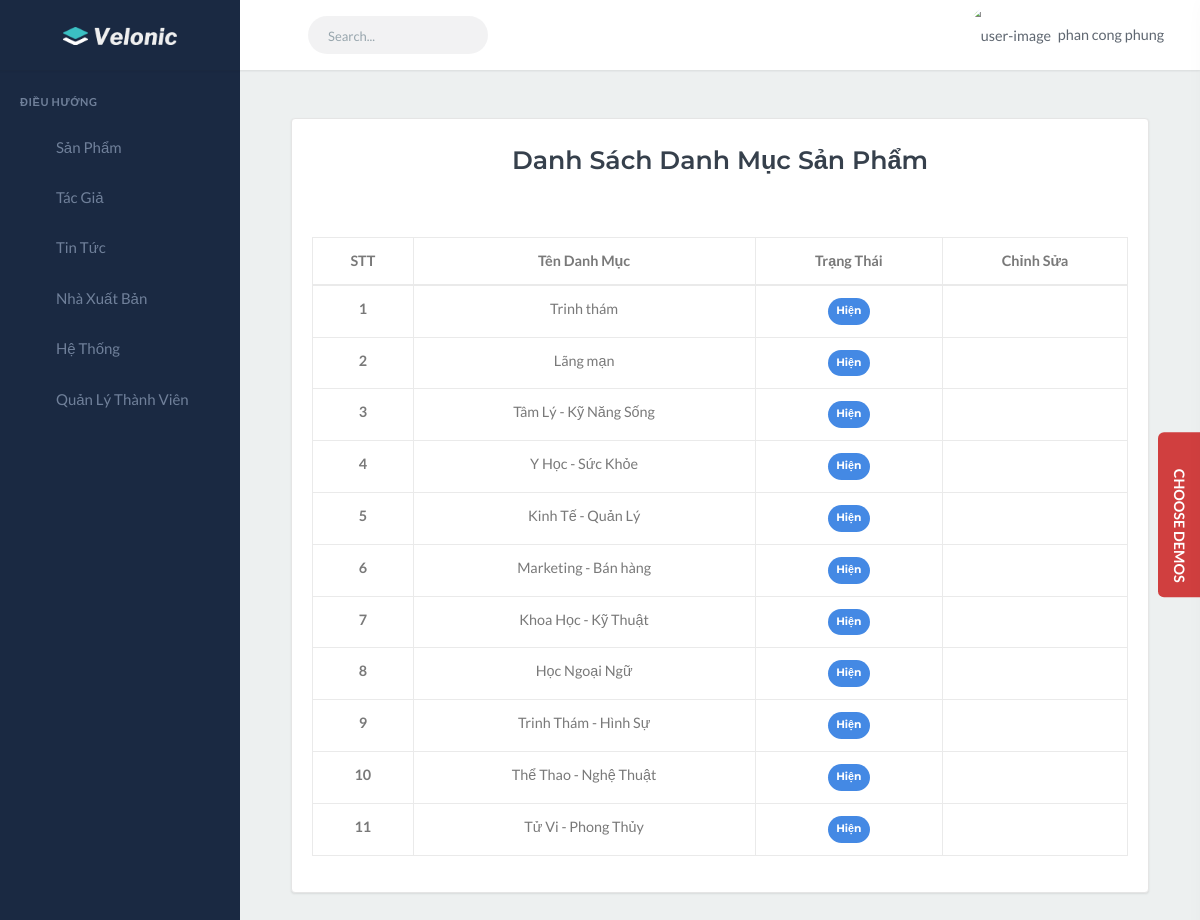
Screenshot of /?action=admin-productCategory (signed in) with the database file from the repository.
### tables this page shows
CREATE TABLE `product_category` (
  `id` int(9) NOT NULL,
  `name` varchar(255) NOT NULL,
  `status` tinyint(1) NOT NULL,
  `featured` int(1) DEFAULT NULL,
  `created_at` datetime NOT NULL,
  `updated_at` datetime NOT NULL
);

### views/admin/AdminView.php (called while the page is built, shortened)
<?php
class AdminView
{
    public function productCategoryList()
    {
        require_once("templates/admin/productCategory/index.php");
    }
}

### controllers/AdminController.php (called while the page is built, shortened)
<?php
class AdminController
{
    public function productCategoryList()
    {
        require_once('views/admin/AdminView.php');
        $loginView = new AdminView();
        $loginView->productCategoryList();
    }
}

### models/admin/ProductCategoryModel.php (called while the page is built, shortened)
<?php
 function getAllProductCategory(){
    $conn = mysqli_connect('localhost', 'root', '', 'qlbansach');
    mysqli_set_charset($conn,"utf8");
    $result = $conn->query("SELECT * FROM product_category");
    $productCategorys = array();
    if ($result->num_rows > 0) {
        while ($productCategory = mysqli_fetch_assoc($result)) {
            $productCategorys[] = $productCategory ;
        };
    }
    return $productCategorys;
}

### templates/admin/productCategory/index.php (the view, shortened to what this page needs)
<?php include('templates/admin/layouts/header.php'); ?>
<?php include 'models/admin/ProductCategoryModel.php';  ?>
<div class="content-page">
    <div class="content">
        <div class="row">
            <div class="col-12 mx-auto p-5">
                <div class="card">
                    <div class="card-title text-center p-3 mx-auto">
                        <h3 class="font-weight-bold">Danh Sách Danh Mục Sản Phẩm</h3>
                    </div>
                    <div class="card-body">
                        <table class="table table-bordered">
                            <thead>
                                <tr>
                                    <th scope="col" class="text-center">STT</th>
                                    <th scope="col" class="text-center">Tên Danh Mục</th>
                                    <th scope="col" class="text-center">Trạng Thái</th>
                                    <th scope="col" class="text-center">Chỉnh Sửa</th>
                                </tr>
                            </thead>
                            <tbody>
                                <?php
                                $num = 1;
                                $results = getAllProductCategory();
                                foreach ($results as $result) :
                                ?>
                                <tr>
                                    <th scope="row" class="text-center"><?= $num++ ?></th>
                                    <td class="text-center"><?= $result['name'] ?></td>
                                    <th scope="row" class="text-center">
                                        <?php
                                                if ($result['status'] == 1) {
                                                    echo '<span class="badge badge-success badge-pill p-2"> Hiện </span>';
                                                } else {
                                                    echo '<span class="badge badge-secondary badge-pill p-2"> Ẩn </span>';
                                                }
                                                ?>
                                    </th>
                                    <td class="text-center">
                                        <a href="?action=admin-edit-productCategory&PCed=<?= $result['id'] ?>"><i
                                                class="fa fa-edit" aria-hidden="true"></i></a>
                                        <a onclick="return confirm('Bạn có muốn xóa?')"
                                            href="templates/admin/productCategory/deleteProductCategory.php?PCid=<?= $result['id'] ?>"><i
                                                class="fa fa-trash" aria-hidden="true"></i></a>
                                    </td>
                                </tr>
                                <?php endforeach; ?>
                            </tbody>
                        </table>
                    </div>
                </div>
            </div>
        </div>
    </div>
</div>
<?php include('templates/admin/layouts/footer.php'); ?>

### index.php (shortened to what this page needs)
<?php
$action = isset($_GET['action']) ? $_GET['action'] : "";
require_once 'controllers/AdminController.php';
$homeController = new HomeController;
$adminController = new AdminController;
if ($action == 'home') {
    $homeController->index();
} else if ($action == 'blogs') {
    $homeController->blogs();
} else if ($action == 'products') {
    $homeController->products();
} else if ($action == 'contact') {
    $homeController->contact();
} else if (strstr($action, 'productId')) {
    $id = explode('-', strstr($action, 'productId'));
    $homeController->productId($id[1]);
} else if ($action == 'addToCart') {
    $homeController->addToCart();
} else if ($action == 'cart') {
    $homeController->cart();
} else if ($action == 'order') {
    $homeController->order();
} else if (strstr($action, 'deleteCartId')) {
    $id = explode('-', strstr($action, 'deleteCartId'));
    $homeController->deleteCart($id[1]);
}
else if ($action == 'login') {
    $adminController->login();
} else if ($action == 'logout') {
    $adminController->logout();
} else if ($action == 'dashboard') {
    $adminController->index();
} else if ($action == 'admin-publisher') {
    $adminController->publisher();
} else if ($action == 'admin-add-publisher') {
    $adminController->addPublisher();
} else if ($action == 'admin-delete-publisher') {
    $adminController->deletePublisher();
} else if ($action == 'admin-edit-publisher') {
    $adminController->editPublisher();
} else if ($action == 'admin-author') {
    $adminController->author();
} else if ($action == 'admin-add-author') {
    $adminController->addAuthor();
} else if ($action == 'admin-delete-author') {
    $adminController->deleteAuthor();
} else if ($action == 'admin-edit-author') {
    $adminController->editAuthor();
} else if ($action == 'userlist') {
    $adminController->userlist();
} else if ($action == 'user-delete') {
    $adminController->delete();
} else if (strstr($action, 'fixuserId')) {
    $adminController->fixuser();
} else if ($action == 'user-add') {
    $adminController->adduser();
} else if ($action == 'admin-product') {
    $adminController->productList();
} else if ($action == 'admin-add-product') {
    $adminController->addproduct();
} else if ($action == 'admin-edit-product') {
    $adminController->editProduct();
} else if ($action == 'admin-post') {
    $adminController->PostList();
} else if ($action == 'admin-add-post') {
    $adminController->addPost();
} else if ($action == 'admin-edit-post') {
    $adminController->editPost();
} else if ($action == 'admin-productCategory') {
    $adminController->productCategoryList();
} else if ($action == 'admin-add-productCategory') {
    $adminController->addProductCategory();
} else if ($action == 'admin-edit-productCategory') {
    $adminController->editProductCategory();
} else if ($action == 'admin-postCategory') {
    $adminController->postCategoryList();
} else if ($action == 'admin-add-postCategory') {
    $adminController->addPostCategory();
} else if ($action == 'admin-edit-postCategory') {
    $adminController->editPostCategory();
} else if ($action == 'admin-setting') {
    $adminController->setting();
} else if ($action == 'admin-add-setting') {
    $adminController->addSetting();
} else if ($action == 'admin-edit-setting') {
    $adminController->editSetting();
} else if ($action == 'admin-delete-setting') {
    $adminController->deleteSetting();
} else if ($action == 'admin-edit-postCategory') {
    $adminController->editPostCategory();
}
else{
    echo "404 ERROR";
}

### templates/admin/layouts/header.php (shortened to what this page needs)
<!DOCTYPE html>
<html lang="en">
<head>
    <link href="templates/admin/assets\libs\sweetalert2\sweetalert2.min.css" rel="stylesheet" type="text/css">
    <link href="templates/admin/assets\css\bootstrap.min.css" rel="stylesheet" type="text/css" id="bootstrap-stylesheet">
    <link href="templates/admin/assets\css\icons.min.css" rel="stylesheet" type="text/css">
    <link href="templates/admin/assets\css\app.min.css" rel="stylesheet" type="text/css" id="app-stylesheet">
</head>
<body>
    <div id="wrapper">
        <div class="navbar-custom">
            <ul class="list-unstyled topnav-menu float-right mb-0">
                <li class="dropdown notification-list">
                    <a class="nav-link dropdown-toggle nav-user mr-0 waves-effect" data-toggle="dropdown" href="#" role="button" aria-haspopup="false" aria-expanded="false">
                        <img src="templates/admin/images/Users/<?= $_SESSION['admin'][0]['avatar'] ?>" alt="user-image" class="rounded-circle">
                        <span class="pro-user-name ml-1">
                            <?= $_SESSION['admin'][0]['firstName'] . " " . $_SESSION['admin'][0]['lastName'] ?> <i class="mdi mdi-chevron-down"></i>
                        </span>
                    </a>
                </li>
            </ul>
            <div class="logo-box">
                <a href="?action=dashboard" class="logo text-center logo-light">
                    <span class="logo-lg">
                        <img src="templates/admin/assets\images\logo-light.png" alt="" height="18">
                    </span>
                </a>
            </div>
            <ul class="list-unstyled topnav-menu topnav-menu-left m-0">
                <li>
                    <button class="button-menu-mobile waves-effect">
                        <i class="mdi mdi-menu"></i>
                    </button>
                </li>
                <li class="d-none d-lg-block">
                    <form class="app-search">
                        <div class="app-search-box">
                            <div class="input-group">
                                <input type="text" class="form-control" placeholder="Search...">
                                <div class="input-group-append">
                                    <button class="btn" type="submit">
                                        <i class="fas fa-search"></i>
                                    </button>
                                </div>
                            </div>
                        </div>
                    </form>
                </li>
            </ul>
        </div>
        <div class="left-side-menu">
            <div class="slimscroll-menu">
                <div id="sidebar-menu">
                    <ul class="metismenu" id="side-menu">
                        <li class="menu-title">Điều Hướng</li>
                        <?php
                        if ($_SESSION['admin'][0]['id_role'] == 1) : ?>
                            <li>
                                <a href="javascript: void(0);" class="waves-effect">
                                    <i class="ion-md-speedometer"></i>
                                    <span> Sản Phẩm</span>
                                </a>
                            </li>
                            <li>
                                <a href="javascript: void(0);" class="waves-effect">
                                    <i class="ion-md-mail"></i>
                                    <span>Tác Giả</span>
                                </a>
                            </li>
                            <li>
                                <a href="javascript: void(0);" class="waves-effect">
                                    <i class="ion-md-map"></i>
                                    <span> Tin Tức</span>
                                    <span class="menu-arrow"></span>
                                </a>
                            </li>
                            <li>
                                <a href="javascript: void(0);" class="waves-effect">
                                    <i class="ion-md-mail"></i>
                                    <span>Nhà Xuất Bản</span>
                                </a>
                            </li>
                            <li>
                                <a href="javascript: void(0);" class="waves-effect">
                                    <i class="ion-md-mail"></i>
                                    <span> Hệ Thống</span>
                                </a>
                            </li>
                            <li>
                                <a href="javascript: void(0);" class="waves-effect">
                                    <i class="ion-md-mail"></i>
                                    <span>Quản Lý Thành Viên</span>
                                </a>
                            </li>
                        <?php endif; ?>
                    </ul>
                </div>
            </div>
        </div>

### templates/admin/layouts/footer.php (shortened to what this page needs)
</div>
    <a href="javascript:void(0);" class="right-bar-toggle demos-show-btn">
        <i class="mdi mdi-settings-outline mdi-spin"></i> &nbsp;Choose Demos
    </a>
</body>
</html>

### rows the page displays
product_category: name "Trinh thám", status "Hiện"
product_category: name "Lãng mạn", status "Hiện"
product_category: name "Tâm Lý - Kỹ Năng Sống", status "Hiện"
product_category: name "Y Học - Sức Khỏe", status "Hiện"
product_category: name "Kinh Tế - Quản Lý", status "Hiện"
product_category: name "Marketing - Bán hàng", status "Hiện"
product_category: name "Khoa Học - Kỹ Thuật", status "Hiện"
product_category: name "Học Ngoại Ngữ", status "Hiện"
product_category: name "Trinh Thám - Hình Sự", status "Hiện"
product_category: name "Thể Thao - Nghệ Thuật", status "Hiện"
product_category: name "Tử Vi - Phong Thủy", status "Hiện"

### other values shown
$_SESSION['admin'][0]['firstName'] "phan"
$_SESSION['admin'][0]['lastName'] "cong phung"
